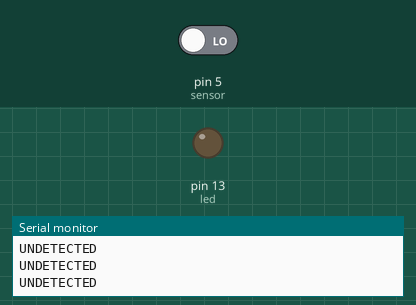
This sketch was run on a simulated Arduino Uno, built with avr-gcc and run on an emulated ATmega328P. Parts: output pins drawn as LEDs (lit = HIGH), the last lines printed to the serial monitor. Inputs (shaded band) come from the test bench; at power-on: pin 5 (sensor) LOW.

Above: at 1.2 s.
1.3 s: pin 5 (sensor) driven HIGH
At 2.2 s:
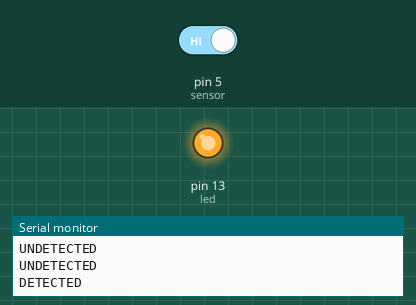
2.9 s: pin 5 (sensor) driven LOW
At 5.7 s:
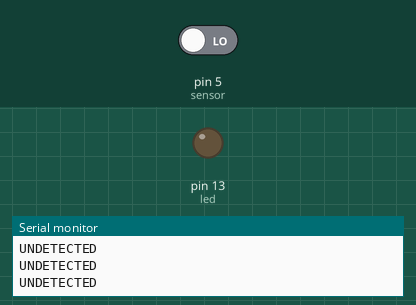
Timing chart, 0 to 7.2 s (numbered marks = the images above; inputs shaded):
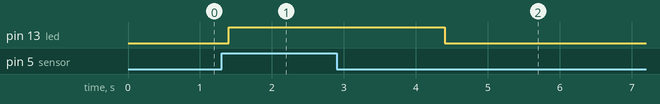

The sketch:

firsttry.ino
```cpp
int led = 13;                // the pin that the LED is atteched to
int sensor = 5;              // the pin that the sensor is atteched to
int state = LOW;             // by default, no motion detected
int val = 0;                 // variable to store the sensor status (value)

void setup() {
  pinMode(led, OUTPUT);      // initalize LED as an output
  pinMode(sensor, INPUT);    // initialize sensor as an input
  Serial.begin(9600);        // initialize serial
}

void loop(){
  val = digitalRead(sensor);   // read sensor value
  if (val == HIGH) {           // check if the sensor is HIGH
    digitalWrite(led, HIGH);   // turn LED ON
    Serial.println("DETECTED");
    delay(3000);                // delay 100 milliseconds
  }
  else {
      digitalWrite(led, LOW); // turn LED OFF
      Serial.println("UNDETECTED");
      delay(200);             // delay 200 milliseconds
  }
}
```

Measured:
- after the input at 1.3 s, pin 13 (led): LOW → HIGH after 0.10 s
- after the input at 2.9 s, pin 13 (led): HIGH → LOW after 1.5 s
